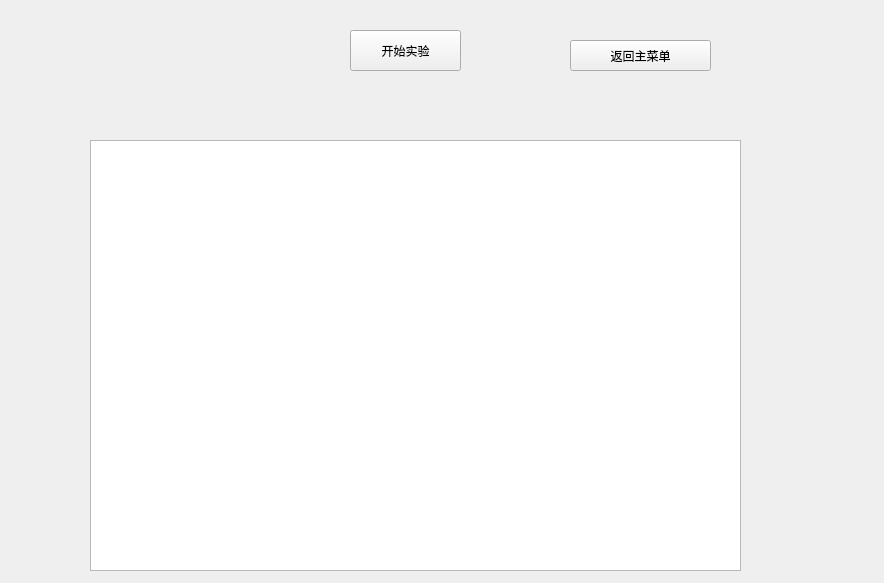
<?xml version="1.0" encoding="UTF-8"?>
<ui version="4.0">
 <class>Exp6Window</class>
 <widget class="QWidget" name="Exp6Window">
  <property name="geometry">
   <rect>
    <x>0</x>
    <y>0</y>
    <width>884</width>
    <height>583</height>
   </rect>
  </property>
  <property name="windowTitle">
   <string>Form</string>
  </property>
  <widget class="QPushButton" name="startButton">
   <property name="geometry">
    <rect>
     <x>350</x>
     <y>30</y>
     <width>111</width>
     <height>41</height>
    </rect>
   </property>
   <property name="text">
    <string>开始实验</string>
   </property>
  </widget>
  <widget class="QPushButton" name="backButton">
   <property name="geometry">
    <rect>
     <x>570</x>
     <y>40</y>
     <width>141</width>
     <height>31</height>
    </rect>
   </property>
   <property name="text">
    <string>返回主菜单</string>
   </property>
  </widget>
  <widget class="QTextEdit" name="textEdit">
   <property name="geometry">
    <rect>
     <x>90</x>
     <y>140</y>
     <width>651</width>
     <height>431</height>
    </rect>
   </property>
   <property name="html">
    <string>&lt;!DOCTYPE HTML PUBLIC &quot;-//W3C//DTD HTML 4.0//EN&quot; &quot;http://www.w3.org/TR/REC-html40/strict.dtd&quot;&gt;
&lt;html&gt;&lt;head&gt;&lt;meta name=&quot;qrichtext&quot; content=&quot;1&quot; /&gt;&lt;meta charset=&quot;utf-8&quot; /&gt;&lt;style type=&quot;text/css&quot;&gt;
p, li { white-space: pre-wrap; }
hr { height: 1px; border-width: 0; }
li.unchecked::marker { content: &quot;\2610&quot;; }
li.checked::marker { content: &quot;\2612&quot;; }
&lt;/style&gt;&lt;/head&gt;&lt;body style=&quot; font-family:'Microsoft YaHei UI'; font-size:9pt; font-weight:400; font-style:normal;&quot;&gt;
&lt;p align=&quot;center&quot; style=&quot;-qt-paragraph-type:empty; margin-top:0px; margin-bottom:0px; margin-left:0px; margin-right:0px; -qt-block-indent:0; text-indent:0px;&quot;&gt;&lt;br /&gt;&lt;/p&gt;&lt;/body&gt;&lt;/html&gt;</string>
   </property>
  </widget>
 </widget>
 <resources/>
 <connections/>
</ui>
